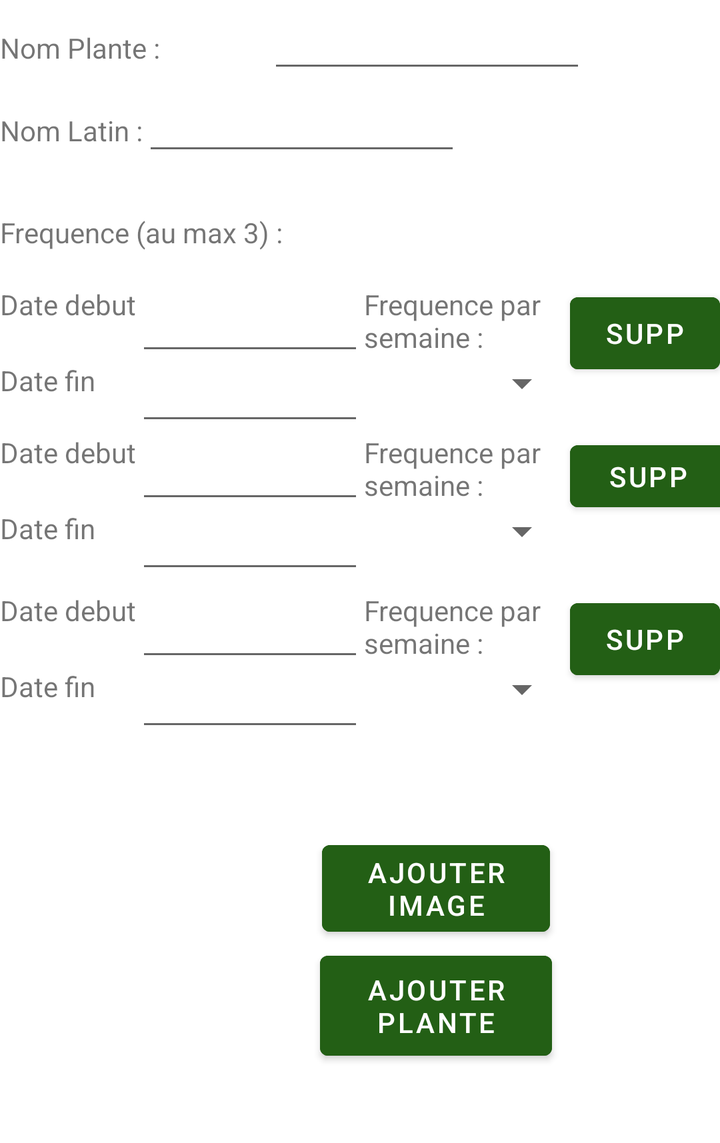
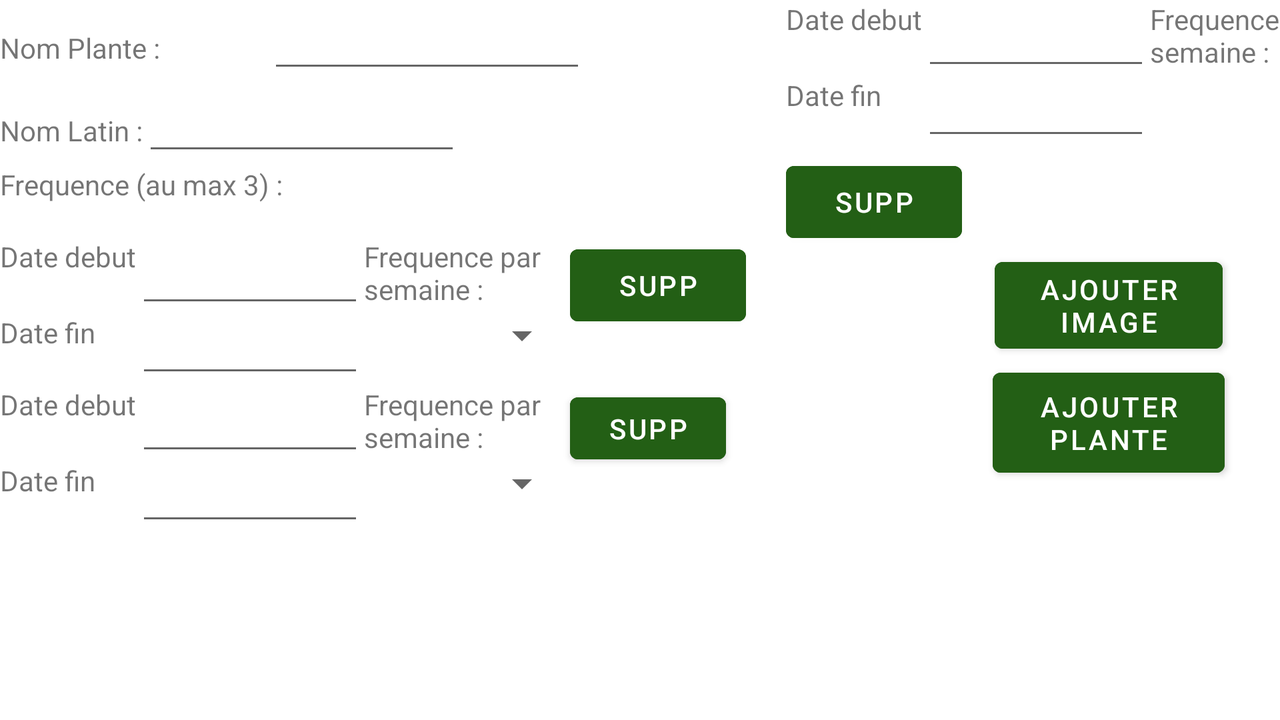

An Android layout and its configuration variant, each rendered on a device that would load it. The default file and the variant file are quoted in full after the pictures.
<!-- AndroidManifest.xml: application theme Theme.ProjetMobile2021 -->
<!-- res/layout/activity_edit_plante.xml -->
<?xml version="1.0" encoding="utf-8"?>
<androidx.coordinatorlayout.widget.CoordinatorLayout xmlns:android="http://schemas.android.com/apk/res/android"
    xmlns:app="http://schemas.android.com/apk/res-auto"
    xmlns:tools="http://schemas.android.com/tools"
    android:layout_width="match_parent"
    android:layout_height="wrap_content"
    tools:context=".EditPlanteActivity">

    <LinearLayout
        android:layout_width="match_parent"
        android:layout_height="match_parent"
        android:orientation="vertical">

        <LinearLayout
            android:layout_width="match_parent"
            android:layout_height="wrap_content"
            android:orientation="horizontal">

            <TextView
                android:id="@+id/textView2"
                android:layout_width="134dp"
                android:layout_height="wrap_content"

                android:text="Nom Plante :" />

            <EditText
                android:id="@+id/nom"
                android:layout_width="159dp"
                android:layout_height="wrap_content"
                android:ems="10"
                android:inputType="textPersonName" />
        </LinearLayout>

        <LinearLayout
            android:layout_width="match_parent"
            android:layout_height="wrap_content"
            android:orientation="horizontal">

            <TextView
                android:id="@+id/textView3"
                android:layout_width="wrap_content"
                android:layout_height="wrap_content"
                android:text="Nom Latin :" />

            <EditText
                android:id="@+id/nomLatin"
                android:layout_width="159dp"
                android:layout_height="wrap_content"
                android:ems="10"
                android:inputType="textPersonName" />
        </LinearLayout>

        <Space
            android:layout_width="match_parent"
            android:layout_height="24dp" />

        <LinearLayout
            android:layout_width="match_parent"
            android:layout_height="310dp"
            android:orientation="vertical">

            <TextView
                android:id="@+id/textViewFreq"
                android:layout_width="match_parent"
                android:layout_height="wrap_content"
                android:text="Frequence (au max 3) :" />


            <Space
                android:layout_width="match_parent"
                android:layout_height="17dp" />

            <LinearLayout
                android:layout_width="match_parent"
                android:layout_height="74dp"
                android:orientation="horizontal">

                <LinearLayout
                    android:layout_width="wrap_content"
                    android:layout_height="match_parent"
                    android:orientation="vertical">

                    <TextView
                        android:layout_width="match_parent"
                        android:layout_height="38dp"
                        android:text="Date debut" />

                    <TextView
                        android:layout_width="match_parent"
                        android:layout_height="37dp"
                        android:text="Date fin" />
                </LinearLayout>

                <LinearLayout
                    android:layout_width="114dp"
                    android:layout_height="match_parent"
                    android:layout_weight="0"
                    android:orientation="vertical">

                    <EditText
                        android:id="@+id/dateDebut1"
                        android:layout_width="114dp"
                        android:layout_height="40dp"
                        android:layout_weight="0"
                        android:clickable="false"
                        android:cursorVisible="false"
                        android:focusable="false"
                        android:focusableInTouchMode="false"
                        android:textSize="10sp"
                        android:onClick="chosirDateDebut" />

                    <EditText
                        android:id="@+id/dateFin1"
                        android:layout_width="114dp"
                        android:layout_height="35dp"
                        android:layout_weight="0"
                        android:clickable="false"
                        android:cursorVisible="false"
                        android:focusable="false"
                        android:focusableInTouchMode="false"
                        android:textSize="10sp"
                        android:onClick="chosirDateFin" />

                </LinearLayout>

                <LinearLayout
                    android:layout_width="103dp"
                    android:layout_height="match_parent"
                    android:layout_weight="0"
                    android:orientation="vertical">

                    <TextView
                        android:layout_width="match_parent"
                        android:layout_height="37dp"
                        android:text="Frequence par semaine :" />

                    <Spinner
                        android:id="@+id/frequence1"
                        android:layout_width="match_parent"
                        android:layout_height="wrap_content"
                        android:ems="10"
                        android:inputType="textPersonName"
                        android:text="Name" />
                </LinearLayout>

                <Button
                    android:id="@+id/supprimer1"
                    android:layout_width="wrap_content"
                    android:layout_height="wrap_content"
                    android:backgroundTint="@color/darkgreen"
                    android:onClick="supprimerValeur1"
                    android:text="Supp" />
            </LinearLayout>

            <LinearLayout
                android:layout_width="match_parent"
                android:layout_height="79dp"
                android:orientation="horizontal">

                <LinearLayout
                    android:layout_width="wrap_content"
                    android:layout_height="match_parent"
                    android:orientation="vertical">

                    <TextView
                        android:layout_width="match_parent"
                        android:layout_height="38dp"
                        android:text="Date debut" />

                    <TextView
                        android:layout_width="match_parent"
                        android:layout_height="37dp"
                        android:text="Date fin" />
                </LinearLayout>

                <LinearLayout
                    android:layout_width="114dp"
                    android:layout_height="match_parent"
                    android:layout_weight="0"
                    android:orientation="vertical">

                    <EditText
                        android:id="@+id/dateDebut2"
                        android:layout_width="114dp"
                        android:layout_height="40dp"
                        android:clickable="false"
                        android:cursorVisible="false"
                        android:focusable="false"
                        android:focusableInTouchMode="false"
                        android:textSize="10sp"
                        android:onClick="chosirDateDebut2"
                        android:layout_weight="0" />

                    <EditText
                        android:id="@+id/dateFin2"
                        android:layout_width="114dp"
                        android:layout_height="35dp"
                        android:clickable="false"
                        android:cursorVisible="false"
                        android:focusable="false"
                        android:focusableInTouchMode="false"
                        android:textSize="10sp"
                        android:onClick="chosirDateFin2"
                        android:layout_weight="0" />

                </LinearLayout>

                <LinearLayout
                    android:layout_width="103dp"
                    android:layout_height="match_parent"
                    android:layout_weight="0"
                    android:orientation="vertical">

                    <TextView
                        android:layout_width="match_parent"
                        android:layout_height="37dp"
                        android:text="Frequence par semaine :" />

                    <Spinner
                        android:id="@+id/frequence2"
                        android:layout_width="match_parent"
                        android:layout_height="wrap_content"
                        android:ems="10"
                        android:inputType="textPersonName"
                        android:text="Name" />
                </LinearLayout>

                <Button
                    android:id="@+id/supprimer2"
                    android:layout_width="78dp"
                    android:layout_height="43dp"
                    android:backgroundTint="@color/darkgreen"
                    android:onClick="supprimerValeur2"
                    android:text="Supp" />
            </LinearLayout>

            <LinearLayout
                android:layout_width="match_parent"
                android:layout_height="77dp"
                android:orientation="horizontal">

                <LinearLayout
                    android:layout_width="wrap_content"
                    android:layout_height="match_parent"
                    android:orientation="vertical">

                    <TextView
                        android:id="@+id/textView7"
                        android:layout_width="match_parent"
                        android:layout_height="38dp"
                        android:text="Date debut" />

                    <TextView
                        android:id="@+id/textView6"
                        android:layout_width="match_parent"
                        android:layout_height="37dp"
                        android:text="Date fin" />
                </LinearLayout>

                <LinearLayout
                    android:layout_width="114dp"
                    android:layout_height="match_parent"
                    android:layout_weight="0"
                    android:orientation="vertical">

                    <EditText
                        android:id="@+id/dateDebut3"
                        android:layout_width="114dp"
                        android:layout_height="40dp"
                        android:clickable="false"
                        android:cursorVisible="false"
                        android:focusable="false"
                        android:focusableInTouchMode="false"
                        android:textSize="10sp"
                        android:onClick="chosirDateDebut3"
                        android:layout_weight="0" />

                    <EditText
                        android:id="@+id/dateFin3"
                        android:layout_width="114dp"
                        android:layout_height="35dp"
                        android:clickable="false"
                        android:cursorVisible="false"
                        android:focusable="false"
                        android:focusableInTouchMode="false"
                        android:textSize="10sp"
                        android:onClick="chosirDateFin3"
                        android:layout_weight="0" />

                </LinearLayout>

                <LinearLayout
                    android:layout_width="103dp"
                    android:layout_height="match_parent"
                    android:layout_weight="0"
                    android:orientation="vertical">

                    <TextView
                        android:id="@+id/textView"
                        android:layout_width="match_parent"
                        android:layout_height="37dp"
                        android:text="Frequence par semaine :" />

                    <Spinner
                        android:id="@+id/frequence3"
                        android:layout_width="match_parent"
                        android:layout_height="wrap_content"
                        android:ems="10"
                        android:inputType="textPersonName"
                        android:text="Name" />
                </LinearLayout>

                <Button
                    android:id="@+id/supprimer3"
                    android:layout_width="wrap_content"
                    android:layout_height="wrap_content"
                    android:backgroundTint="@color/darkgreen"
                    android:onClick="supprimerValeur3"
                    android:text="Supp" />
            </LinearLayout>


        </LinearLayout>

        <LinearLayout
            android:layout_width="match_parent"
            android:layout_height="155dp"
            android:layout_gravity="center"
            android:orientation="horizontal">

            <ImageView
                android:id="@+id/imagePlante"
                android:layout_width="76dp"
                android:layout_height="114dp"
                android:layout_gravity="center"
                tools:srcCompat="@tools:sample/avatars" />

            <LinearLayout
                android:layout_width="match_parent"
                android:layout_height="match_parent"
                android:orientation="vertical">

                <Button
                    android:id="@+id/choisirImage"
                    android:layout_width="114dp"
                    android:layout_height="wrap_content"
                    android:layout_gravity="center"
                    android:backgroundTint="@color/darkgreen"
                    android:text="Ajouter Image" />

                <Button
                    android:id="@+id/ajoutPlante"
                    android:layout_width="116dp"
                    android:layout_height="62dp"
                    android:layout_gravity="center"
                    android:backgroundTint="@color/darkgreen"
                    android:onClick="updatePlante"
                    android:text="Ajouter Plante" />
            </LinearLayout>

        </LinearLayout>

    </LinearLayout>
</androidx.coordinatorlayout.widget.CoordinatorLayout>
<!-- resources referenced by this layout -->
<resources>
  <color name="darkgreen">#235F15</color>
  <style name="Theme.ProjetMobile2021" parent="Theme.MaterialComponents.DayNight.DarkActionBar">
          
          <item name="colorPrimary">@color/purple_500</item>
          <item name="colorPrimaryVariant">@color/purple_700</item>
          <item name="colorOnPrimary">@color/white</item>
          
          <item name="colorSecondary">@color/teal_200</item>
          <item name="colorSecondaryVariant">@color/teal_700</item>
          <item name="colorOnSecondary">@color/black</item>
          
          <item name="android:statusBarColor" tools:targetApi="l">?attr/colorPrimaryVariant</item>
          
      </style>
  <color name="purple_500">#FF6200EE</color>
  <color name="purple_700">#FF3700B3</color>
  <color name="white">#FFFFFFFF</color>
  <color name="teal_200">#FF03DAC5</color>
  <color name="teal_700">#FF018786</color>
  <color name="black">#FF000000</color>
</resources>
<!-- res/layout-land/activity_edit_plante.xml (the repository's variant of the layout above) -->
<!-- drawn on the phone turned sideways -->
<?xml version="1.0" encoding="utf-8"?>
<androidx.coordinatorlayout.widget.CoordinatorLayout xmlns:android="http://schemas.android.com/apk/res/android"
    xmlns:app="http://schemas.android.com/apk/res-auto"
    xmlns:tools="http://schemas.android.com/tools"
    android:layout_width="match_parent"
    android:layout_height="wrap_content"
    tools:context=".EditPlanteActivity">

    <LinearLayout
        android:layout_width="match_parent"
        android:layout_height="398dp"
        android:orientation="horizontal">

        <LinearLayout
            android:layout_width="393dp"
            android:layout_height="match_parent"
            android:orientation="vertical">

            <LinearLayout
                android:layout_width="match_parent"
                android:layout_height="wrap_content"
                android:orientation="horizontal">

                <TextView
                    android:id="@+id/textView2"
                    android:layout_width="134dp"
                    android:layout_height="wrap_content"

                    android:text="Nom Plante :" />

                <EditText
                    android:id="@+id/nom"
                    android:layout_width="159dp"
                    android:layout_height="wrap_content"
                    android:ems="10"
                    android:inputType="textPersonName" />
            </LinearLayout>

            <LinearLayout
                android:layout_width="match_parent"
                android:layout_height="wrap_content"
                android:orientation="horizontal">

                <TextView
                    android:id="@+id/textView3"
                    android:layout_width="wrap_content"
                    android:layout_height="wrap_content"
                    android:text="Nom Latin :" />

                <EditText
                    android:id="@+id/nomLatin"
                    android:layout_width="159dp"
                    android:layout_height="wrap_content"
                    android:ems="10"
                    android:inputType="textPersonName" />
            </LinearLayout>

            <LinearLayout
                android:layout_width="match_parent"
                android:layout_height="296dp"
                android:orientation="vertical">

                <TextView
                    android:id="@+id/textViewFreq"
                    android:layout_width="match_parent"
                    android:layout_height="wrap_content"
                    android:text="Frequence (au max 3) :" />


                <Space
                    android:layout_width="match_parent"
                    android:layout_height="17dp" />

                <LinearLayout
                    android:layout_width="match_parent"
                    android:layout_height="74dp"
                    android:orientation="horizontal">

                    <LinearLayout
                        android:layout_width="wrap_content"
                        android:layout_height="match_parent"
                        android:orientation="vertical">

                        <TextView
                            android:layout_width="match_parent"
                            android:layout_height="38dp"
                            android:text="Date debut" />

                        <TextView
                            android:layout_width="match_parent"
                            android:layout_height="37dp"
                            android:text="Date fin" />
                    </LinearLayout>

                    <LinearLayout
                        android:layout_width="114dp"
                        android:layout_height="match_parent"
                        android:layout_weight="0"
                        android:orientation="vertical">

                        <EditText
                            android:id="@+id/dateDebut1"
                            android:layout_width="114dp"
                            android:layout_height="40dp"
                            android:layout_weight="0"
                            android:clickable="false"
                            android:cursorVisible="false"
                            android:focusable="false"
                            android:focusableInTouchMode="false"
                            android:onClick="chosirDateDebut"
                            android:textSize="10sp" />

                        <EditText
                            android:id="@+id/dateFin1"
                            android:layout_width="114dp"
                            android:layout_height="35dp"
                            android:layout_weight="0"
                            android:clickable="false"
                            android:cursorVisible="false"
                            android:focusable="false"
                            android:focusableInTouchMode="false"
                            android:onClick="chosirDateFin"
                            android:textSize="10sp" />

                    </LinearLayout>

                    <LinearLayout
                        android:layout_width="103dp"
                        android:layout_height="match_parent"
                        android:layout_weight="0"
                        android:orientation="vertical">

                        <TextView
                            android:layout_width="match_parent"
                            android:layout_height="37dp"
                            android:text="Frequence par semaine :" />

                        <Spinner
                            android:id="@+id/frequence1"
                            android:layout_width="match_parent"
                            android:layout_height="wrap_content"
                            android:ems="10"
                            android:inputType="textPersonName"
                            android:text="Name" />
                    </LinearLayout>

                    <Button
                        android:id="@+id/supprimer1"
                        android:layout_width="wrap_content"
                        android:layout_height="wrap_content"
                        android:backgroundTint="@color/darkgreen"
                        android:onClick="supprimerValeur1"
                        android:text="Supp" />
                </LinearLayout>

                <LinearLayout
                    android:layout_width="match_parent"
                    android:layout_height="79dp"
                    android:orientation="horizontal">

                    <LinearLayout
                        android:layout_width="wrap_content"
                        android:layout_height="match_parent"
                        android:orientation="vertical">

                        <TextView
                            android:layout_width="match_parent"
                            android:layout_height="38dp"
                            android:text="Date debut" />

                        <TextView
                            android:layout_width="match_parent"
                            android:layout_height="37dp"
                            android:text="Date fin" />
                    </LinearLayout>

                    <LinearLayout
                        android:layout_width="114dp"
                        android:layout_height="match_parent"
                        android:layout_weight="0"
                        android:orientation="vertical">

                        <EditText
                            android:id="@+id/dateDebut2"
                            android:layout_width="114dp"
                            android:layout_height="40dp"
                            android:layout_weight="0"
                            android:clickable="false"
                            android:cursorVisible="false"
                            android:focusable="false"
                            android:focusableInTouchMode="false"
                            android:onClick="chosirDateDebut2"
                            android:textSize="10sp" />

                        <EditText
                            android:id="@+id/dateFin2"
                            android:layout_width="114dp"
                            android:layout_height="35dp"
                            android:layout_weight="0"
                            android:clickable="false"
                            android:cursorVisible="false"
                            android:focusable="false"
                            android:focusableInTouchMode="false"
                            android:onClick="chosirDateFin2"
                            android:textSize="10sp" />

                    </LinearLayout>

                    <LinearLayout
                        android:layout_width="103dp"
                        android:layout_height="match_parent"
                        android:layout_weight="0"
                        android:orientation="vertical">

                        <TextView
                            android:layout_width="match_parent"
                            android:layout_height="37dp"
                            android:text="Frequence par semaine :" />

                        <Spinner
                            android:id="@+id/frequence2"
                            android:layout_width="match_parent"
                            android:layout_height="wrap_content"
                            android:ems="10"
                            android:inputType="textPersonName"
                            android:text="Name" />
                    </LinearLayout>

                    <Button
                        android:id="@+id/supprimer2"
                        android:layout_width="78dp"
                        android:layout_height="43dp"
                        android:backgroundTint="@color/darkgreen"
                        android:onClick="supprimerValeur2"
                        android:text="Supp" />
                </LinearLayout>


            </LinearLayout>

        </LinearLayout>

        <LinearLayout
            android:layout_width="match_parent"
            android:layout_height="match_parent"
            android:orientation="vertical">

            <LinearLayout
                android:layout_width="match_parent"
                android:layout_height="77dp"
                android:orientation="horizontal">

                <LinearLayout
                    android:layout_width="wrap_content"
                    android:layout_height="match_parent"
                    android:orientation="vertical">

                    <TextView
                        android:id="@+id/textView7"
                        android:layout_width="match_parent"
                        android:layout_height="38dp"
                        android:text="Date debut" />

                    <TextView
                        android:id="@+id/textView6"
                        android:layout_width="match_parent"
                        android:layout_height="37dp"
                        android:text="Date fin" />
                </LinearLayout>

                <LinearLayout
                    android:layout_width="114dp"
                    android:layout_height="match_parent"
                    android:layout_weight="0"
                    android:orientation="vertical">

                    <EditText
                        android:id="@+id/dateDebut3"
                        android:layout_width="114dp"
                        android:layout_height="40dp"
                        android:layout_weight="0"
                        android:clickable="false"
                        android:cursorVisible="false"
                        android:focusable="false"
                        android:focusableInTouchMode="false"
                        android:onClick="chosirDateDebut3"
                        android:textSize="10sp" />

                    <EditText
                        android:id="@+id/dateFin3"
                        android:layout_width="114dp"
                        android:layout_height="35dp"
                        android:layout_weight="0"
                        android:clickable="false"
                        android:cursorVisible="false"
                        android:focusable="false"
                        android:focusableInTouchMode="false"
                        android:onClick="chosirDateFin3"
                        android:textSize="10sp" />

                </LinearLayout>

                <LinearLayout
                    android:layout_width="103dp"
                    android:layout_height="match_parent"
                    android:layout_weight="0"
                    android:orientation="vertical">

                    <TextView
                        android:id="@+id/textView"
                        android:layout_width="match_parent"
                        android:layout_height="37dp"
                        android:text="Frequence par semaine :" />

                    <Spinner
                        android:id="@+id/frequence3"
                        android:layout_width="match_parent"
                        android:layout_height="wrap_content"
                        android:ems="10"
                        android:inputType="textPersonName"
                        android:text="Name" />
                </LinearLayout>

            </LinearLayout>

            <Button
                android:id="@+id/supprimer3"
                android:layout_width="wrap_content"
                android:layout_height="wrap_content"
                android:backgroundTint="@color/darkgreen"
                android:onClick="supprimerValeur3"
                android:text="Supp" />

            <LinearLayout
                android:layout_width="match_parent"
                android:layout_height="155dp"
                android:layout_gravity="center"
                android:orientation="horizontal">

                <ImageView
                    android:id="@+id/imagePlante"
                    android:layout_width="76dp"
                    android:layout_height="114dp"
                    android:layout_gravity="center"
                    tools:srcCompat="@tools:sample/avatars" />

                <LinearLayout
                    android:layout_width="match_parent"
                    android:layout_height="match_parent"
                    android:orientation="vertical">

                    <Button
                        android:id="@+id/choisirImage"
                        android:layout_width="114dp"
                        android:layout_height="wrap_content"
                        android:layout_gravity="center"
                        android:backgroundTint="@color/darkgreen"
                        android:text="Ajouter Image" />

                    <Button
                        android:id="@+id/ajoutPlante"
                        android:layout_width="116dp"
                        android:layout_height="62dp"
                        android:layout_gravity="center"
                        android:backgroundTint="@color/darkgreen"
                        android:onClick="updatePlante"
                        android:text="Ajouter Plante" />
                </LinearLayout>

            </LinearLayout>
        </LinearLayout>

    </LinearLayout>

</androidx.coordinatorlayout.widget.CoordinatorLayout>
